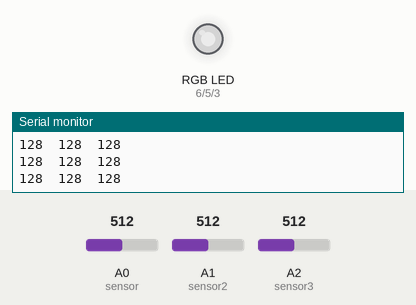
Bench run of a sketch on a simulated Arduino Uno, built with avr-gcc and run on an emulated ATmega328P. Shown: an RGB LED mixed from three pins (HIGH = lit), the last lines printed to the serial monitor. The inputs (shaded band) are chosen by the test bench; at power-on: A0 (sensor) = 512, A1 (sensor2) = 512, A2 (sensor3) = 512. Dim RGB values are drawn brighter than linear.

Above: at 1.2 s.
1.3 s: A0 (sensor) set to 306
At 1.7 s:
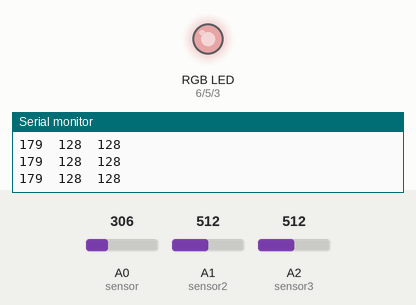
2.8 s: A1 (sensor2) set to 306
At 3.4 s:
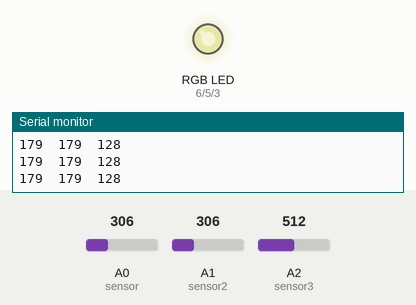
4.3 s: A2 (sensor3) set to 306
At 5.2 s:
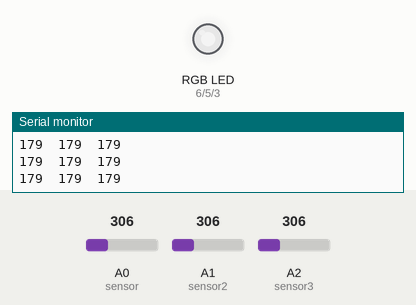
5.8 s: A0 (sensor) set to 122
At 6.8 s:
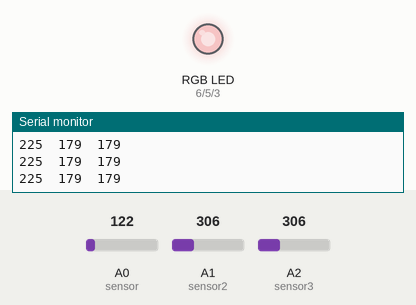
7.3 s: A1 (sensor2) set to 122
At 8.5 s:
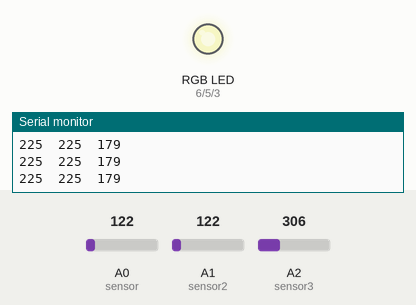
8.8 s: A2 (sensor3) set to 122
At 9.1 s:
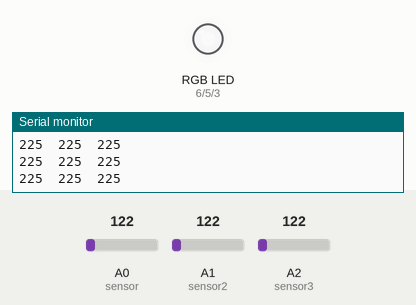
Timing chart, 0 to 11.3 s (numbered marks = the images above; inputs shaded):
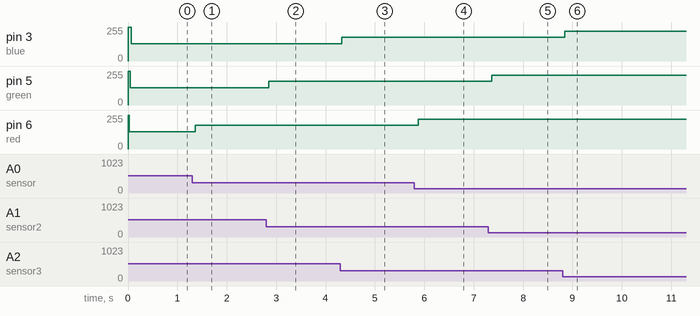

The sketch:

sensorz.ino
```cpp
int sensor = 0;
int sensor2 = 1;
int sensor3 = 2;
int value = 0;
int value1 = 0;
int value2 = 0;
int value3 = 0;

int red = 6;
int green = 5;
int blue = 3;

void setup () {
  Serial.begin(9600);
 pinMode (red,OUTPUT);
 pinMode (green,OUTPUT);
 pinMode (blue,OUTPUT);

  analogWrite(red,255);
    analogWrite(green,255);
      analogWrite(blue,255);
}

void loop (){

 value = analogRead (sensor); //read value from the sensor
 value = map(value, 0, 1023, 255, 0); //maps the two number scales
 Serial.print(value); // print the reading from the variable window
  Serial.print("\t");
  delay (20);
 analogWrite(red,value);


   value2 = analogRead (sensor2); //read value from the sensor
    value2 = map(value2, 0, 1023, 255, 0); //maps the two number scales
     Serial.print(value2); // print the reading from the variable window
       Serial.print("\t");
         delay (20);
          analogWrite(green,value2);

    value3 = analogRead (sensor3); //read value from the sensor
     value3 = map(value3, 0, 1023, 255, 0); //maps the two number scales
      Serial.println(value3); // print the reading from the variable window
         delay (20);
     analogWrite(blue,value3);

}
```

Measured:
- after the input at 1.3 s, pin 6 (red): 128/255 → 179/255 after 0.06 s
- after the input at 2.8 s, pin 5 (green): 128/255 → 179/255 after 0.05 s
- after the input at 4.3 s, pin 3 (blue): 128/255 → 179/255 at once
- after the input at 5.8 s, pin 6 (red): 179/255 → 225/255 after 0.08 s
- after the input at 7.3 s, pin 5 (green): 179/255 → 225/255 after 0.06 s
- after the input at 8.8 s, pin 3 (blue): 179/255 → 225/255 after 0.05 s
